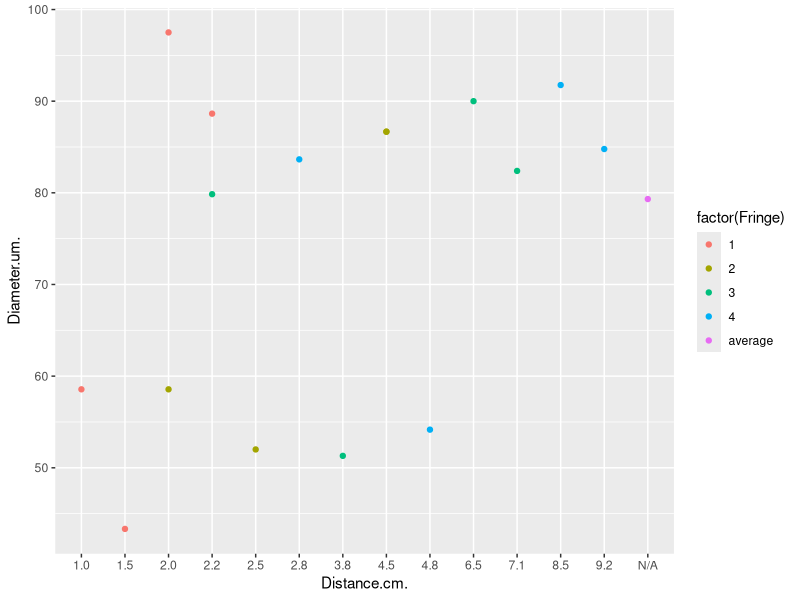
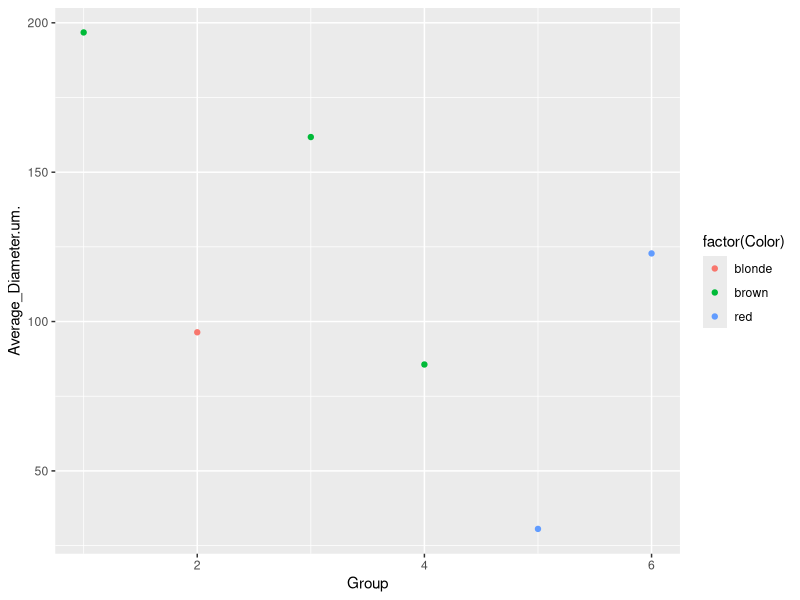
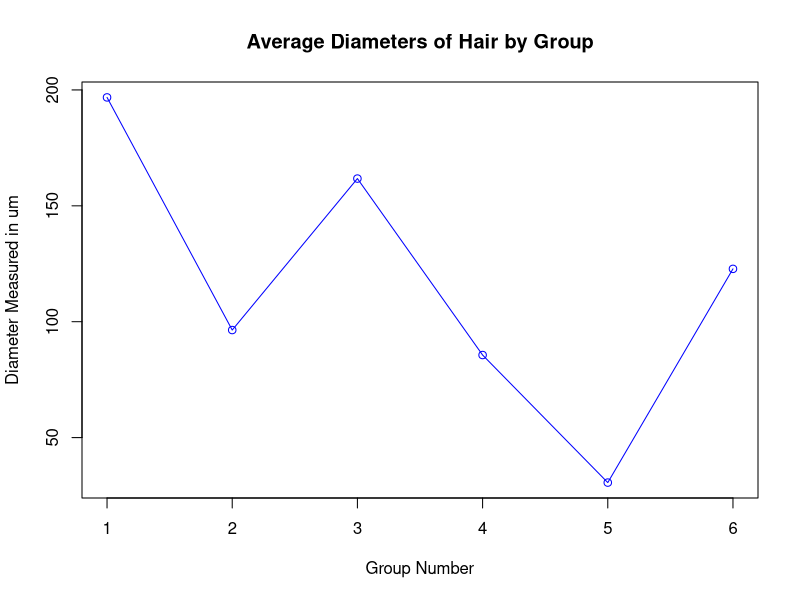

Source code (R) for these figures, in order:
## ---- chunk 1
knitr::opts_chunk$set(echo = TRUE)
## ---- chunk 2
diffractiondata <- read.table(header=TRUE, text="
Fringe   Diameter(um) Wavelength(nm)   Distance(cm)   
1        88.64        650              2.2
1        97.5         650              2.0
1        43.33        650              1.5
1        58.56        640              1.0
2        86.67        650              4.5
2        86.67        650              4.5
2        52.00        650              2.5
2        58.56        640              2.0
3        82.39        650              7.1
3        90.0         650              6.5
3        51.3         650              3.8
3        79.85        640              2.2
4        84.78        650              9.2
4        91.76        650              8.5
4        54.16        650              4.8
4        83.65        640              2.8
average  79.32        648              N/A")    
## ---- chunk 3
averagediameter <- read.table(header=TRUE, text="
Group     Average_Diameter(um)   Color
1           196.78               brown
2           96.4                 blonde
3           161.76               brown
4           85.62                brown
5           30.58                red
6           122.8                red")
## ---- chunk 4
Firstfringediameterum <- c(88.64, 97.5, 43.33, 58.56)
Firstfringediameterum
Firstfringedistancecm <- c(2.2, 2.0, 1.5, 1.0)
Firstfringedistancecm
Secondfringediameterum <- c(86.67, 86.67, 52.00, 58.56)
Secondfringediameterum
Secondfringedistancecm <- c(4.5, 4.5, 2.5, 2.0)
Secondfringedistancecm
Thirdfringediameterum <- c(82.39, 90.0, 51.3, 79.85)
Thirdfringediameterum
Thirdfringedistancecm <- c(7.1, 6.5, 3.8, 2.2)
Thirdfringedistancecm
Fourthfringediamterum <- c(84.78, 91.76, 54.16, 83.65)
Fourthfringediamterum
Fourthfringedistancecm <- c(9.2, 8.5, 4.8, 2.8)
Fourthfringedistancecm
averagediameters <- c(196.78, 96.4, 161.76, 85.62, 30.58, 122.8)
averagediameters
## ---- chunk 5
library(ggplot2)
ggplot(diffractiondata, aes(x = Distance.cm., y = Diameter.um.)) + 
  geom_point(aes(color = factor(Fringe)))
## ---- chunk 6
library(ggplot2)
ggplot(averagediameter, aes(x = Group, y = Average_Diameter.um.)) +
  geom_point(aes(color = factor(Color)))
## ---- chunk 7
a <- averagediameters
plot(a, type = "o", col = "blue", xlab = "Group Number", ylab = "Diameter Measured in um", main = "Average Diameters of Hair by Group")
## ---- chunk 8
read.csv(file = "DiffractionDataTable1.csv", header = TRUE)
## ---- chunk 9
fringediameterall <- data.frame(cbind(Firstfringediameterum, Secondfringediameterum, Thirdfringediameterum, Fourthfringediamterum))
fringediameterall
summary(fringediameterall) #This shows the mean, median, minimum, and maximums through each of these data sets.
## ---- chunk 10
summary(averagediameter)
## ---- chunk 11
 fringediameter<- stack(fringediameterall)
fringediameter
Anova_fringediameter <- aov(values ~ ind, data = fringediameter)
summary(Anova_fringediameter)
